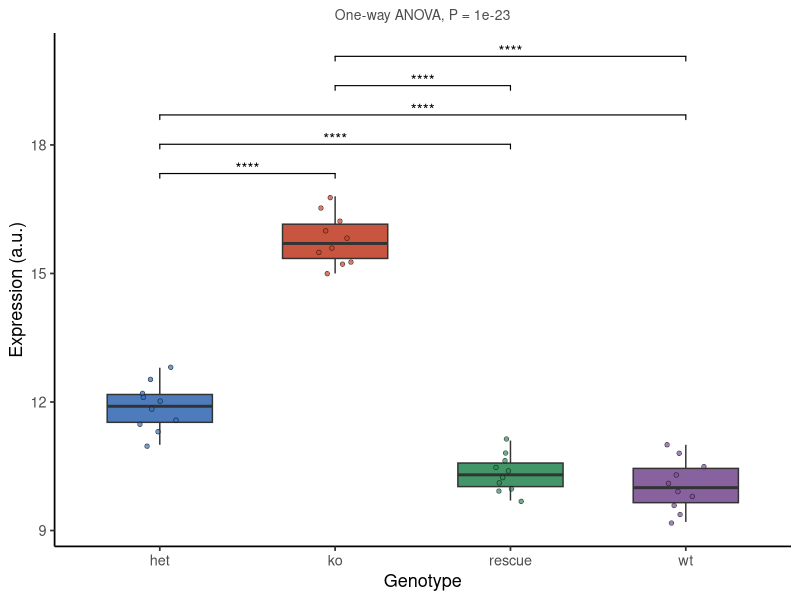

R code for this plot:
#!/usr/bin/env Rscript
# Standalone reproduction. Run inside the pinned pubplot container
# (see REPRODUCE.md) from this bundle folder.
suppressPackageStartupMessages({
  library(ggplot2); library(ggpubr); library(rstatix); library(readr)
})

df <- as.data.frame(read_csv("input_expression.csv", show_col_types = FALSE))
df[["genotype"]] <- factor(df[["genotype"]])
df[["expression"]] <- as.numeric(df[["expression"]])

ph <- rstatix::tukey_hsd(df, expression ~ genotype)
ph$group1 <- as.character(ph$group1); ph$group2 <- as.character(ph$group2)
sig <- ph[which(ph$p.adj < 0.05), , drop = FALSE]
if (nrow(sig) > 0) {
  ymax <- max(df[["expression"]], na.rm = TRUE); rng <- diff(range(df[["expression"]], na.rm = TRUE))
  if (!is.finite(rng) || rng == 0) rng <- max(abs(ymax), 1)
  sig$y.position <- ymax + rng * (0.07 + 0.09 * (seq_len(nrow(sig)) - 1))
  sig$lab <- sig$p.adj.signif
}

omni <- as.data.frame(rstatix::anova_test(df, expression ~ genotype))
subtitle_txt <- paste0("One-way ANOVA, P = ", formatC(omni$p[1], format = "g", digits = 2))

p <- ggplot(df, aes(x = .data[["genotype"]], y = .data[["expression"]])) +
  geom_boxplot(aes(fill = .data[["genotype"]]), width = 0.6, outlier.shape = NA, alpha = 0.9) +
  geom_jitter(aes(fill = .data[["genotype"]]), width = 0.12, size = 1.4, alpha = 0.7, shape = 21, stroke = 0.3) +
  scale_fill_manual(values = c("#3B6DB3", "#C1432B", "#2E8B57", "#7A5195")) +
  labs(x = "Genotype", y = "Expression (a.u.)", subtitle = subtitle_txt) +
  theme_classic(base_size = 13) +
  theme(legend.position = "none",
        plot.subtitle = element_text(hjust = 0.5, size = 10, colour = "grey30"))
if (nrow(sig) > 0) p <- p + stat_pvalue_manual(sig, label = "lab", tip.length = 0.01, bracket.size = 0.4)

ggsave("figure_expression_anova.pdf", p, width = 4.2, height = 4.2)
cat("Reproduced figure.\n")
